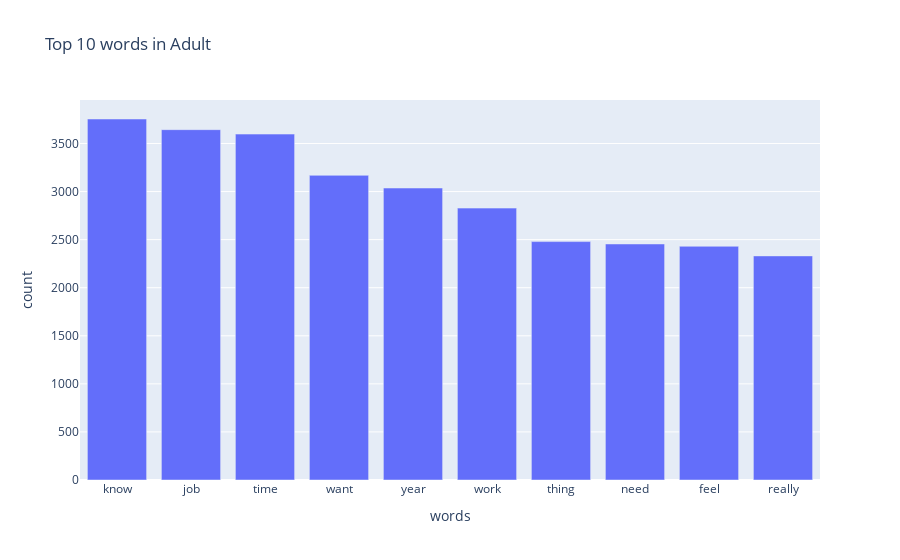

Notebook code for this chart:
### Code cell
import plotly.express as px
fig = px.bar(count_df.head(10), x='words', y='count', title="Top 10 words in Adult")
fig.show()

### Figure 1 — Plotly figure (JSON) as saved in the notebook; plotly's stock layout.template omitted (floating-point values rounded to 4 significant figures)
{"data": [{"alignmentgroup": "True", "hovertemplate": "words=%{x}<br>count=%{y}<extra></extra>", "legendgroup": "", "marker": {"color": "#636efa"}, "name": "", "offsetgroup": "", "orientation": "v", "showlegend": false, "textposition": "auto", "type": "bar", "x": ["know", "job", "time", "want", "year", "work", "thing", "need", "feel", "really"], "xaxis": "x", "y": [3755, 3644, 3598, 3169, 3037, 2828, 2480, 2455, 2431, 2331], "yaxis": "y"}], "layout": {"barmode": "relative", "legend": {"tracegroupgap": 0}, "title": {"text": "Top 10 words in Adult"}, "xaxis": {"anchor": "y", "domain": [0, 1], "title": {"text": "words"}}, "yaxis": {"anchor": "x", "domain": [0, 1], "title": {"text": "count"}}}}
